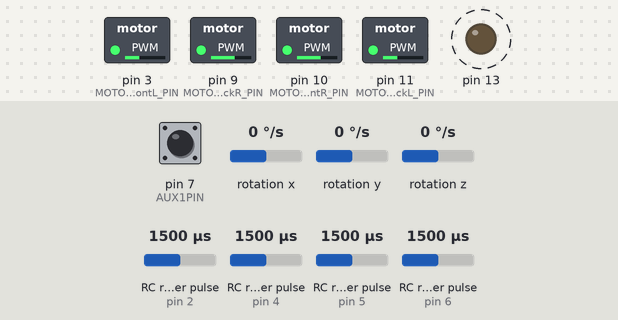
Simulated run of this sketch. Board: Arduino Uno, built with avr-gcc and run on an emulated ATmega328P. Parts: switched loads named in the sketch (green lamp = pin HIGH), output pins drawn as LEDs (lit = HIGH). Wiring (inferred from the names in the program): 4 × RC receiver channel: data pin 2 / data pin 4 / data pin 5 / data pin 6; MPU-6050 motion sensor at I2C address 0x68. Dashed ring = blinking. Inputs (shaded band) come from the test bench; at power-on: pin 7 (AUX1PIN) HIGH, rotation x 0 °/s, rotation y 0 °/s, rotation z 0 °/s, RC receiver pulse (sensors on pin 2, pin 4, pin 5, pin 6) 1500 µs. What the sketch prints to the serial monitor is not drawn.

Above: at 4.6 s.
Timing chart, 0 to 8.8 s (numbered marks = the images above):
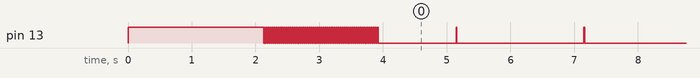

Measured:
- by itself, pin 13: goes 59 × (LOW 0.02 s, HIGH 0.02 s), LOW 1.2 s, 17 × (HIGH 0.02 s, LOW 2.0 s), HIGH 0.02 s, then LOW

The sketch:

Tinnakon3D_V3.ino
```cpp
/*
project_Quad 3d Fixed Pitch
by: tinnakon kheowree
tinnakon_za@hotmail.com
tinnakonza@gmail.com
https://www.facebook.com/tinnakonza

date: 27-11-2557(2014)  Tinnakon3D_V1
date: 29-11-2557(2014)  Tinnakon3D_V2
date: 30-11-2557(2014)  Tinnakon3D_V3

support:  Board MWC-S V1.5
• Atmega328p
• MPU6050C Gyro Accelerometer //400kHz nois gyro +-0.05 deg/s , acc +-0.04 m/s^2

Quad=> X
           D3             D10
              \         /
                \ --- /
                 |   |
                / --- \
              /         \
           D11            D9
---------motor---------
FontLeft  => D3
FontRight => D10
BackLeft  => D11
BackRight => D9
----------rx-----------
Throttle  => D2
Aileron   => D4
Elevator  => D5
Ruder     => D6
Aux       => D7
*/
#include <Arduino.h>
#include <Wire.h>
#include "config3D.h"
#include "multi_328prx.h"
#include "mpu6050.h"
#include "Control_PIDA.h"
#include "motorX4.h"

void setup()
{
  Serial.begin(57600);//38400
  Serial.print("TK_Quad3D_Run_Roop_200Hz");Serial.println("\t");
  pinMode(13, OUTPUT);
  digitalWrite(13, HIGH);
  configureReceiver();
  motor_initialize();
  Wire.begin();
  delay(10);
  mpu6050_initialize();
  delay(10);
  digitalWrite(13, HIGH);
  TWBR = ((F_CPU / 400000L) - 16) / 2;//change the I2C clock rate to 400kHz
  delay(10);
     for(uint8_t i=0; i<50; i++)
    {
     mpu6050_Gyro_Values();
     delay(20);
    }
    digitalWrite(13, LOW);
  sensor_Calibrate();//sensor.h
  RC_Calibrate();//"multi_rxPPM2560.h"
  Serial.print("TK_Quad3D_Run_Roop_200Hz");Serial.println("\t");
  sensorPreviousTime = micros();
  previousTime = micros();
}
void loop()
{
  Dt_sensor = micros() - sensorPreviousTime;///////////Roop sensor/////////
  if(Dt_sensor <= 0)
  {
    Dt_sensor = 1001;
  }
    if(Dt_sensor >= 1000 && gyroSamples < 4)////Collect 3 samples = 2760 us  && gyroSamples < 5  && gyroSamples < 5
    {
        sensorPreviousTime = micros();
        mpu6050_readGyroSum();
    }
   Dt_roop = micros() - previousTime;// 200 Hz task loop (10 ms)  , 5000 = 0.02626 ms
   if(Dt_roop <= 0)
   {
    Dt_roop = 5001;
   }
    if (Dt_roop >= 5000)
    {
      previousTime = micros();
      G_Dt = Dt_roop*0.000001;
      frameCounter++;
      mpu6050_Get_gyro();
////////////////Moving Average Filters///////////////////////////
      GyroXf = (GyroX + GyroX2)/2.0;
      GyroYf = (GyroY + GyroY2)/2.0;
      GyroZf = (GyroZ + GyroZ2)/2.0;
      GyroX2 = GyroX;GyroY2 = GyroY;GyroZ2 = GyroZ;//gyro Old1
//PID modeControl///////////
     Control_PIDRate();
//////Out motor///////////
//armed = 1;
     motor_Mix();
/////////////////////////
     motor_command();
////////end Out motor//////
 if (frameCounter % TASK_50HZ == 0)// 50 Hz tak (20 ms)
 {
  computeRC();
  if(CH_THR > 1450 && CH_THR < 1550 && AUX_1 > 2100 && armed == 0){
     armed = 1;
     digitalWrite(13, HIGH);//B
  }
  if(AUX_1 < 1900){
     armed = 0;
     digitalWrite(13, LOW);
      }
 //end  ARM and DISARM your helicopter 3D///////////////
}//end roop 50 Hz
         if (frameCounter % TASK_noHZ == 0)//roop print  ,TASK_5HZ  TASK_10HZ
        {
            //Serial.print(CH_THR);Serial.print("\t");
            //Serial.print(CH_AIL);Serial.print("\t");
            //Serial.print(CH_ELE);Serial.print("\t");
            //Serial.print(CH_RUD);Serial.print("\t");
            //Serial.print(AUX_1);Serial.print("\t");
            Serial.print(uAltitude);Serial.print("\t");

            //Serial.print(setpoint_rate_roll);Serial.print("\t");
            //Serial.print(setpoint_rate_pitch);Serial.print("\t");

            //Serial.print(GyroX*RAD_TO_DEG);Serial.print("\t");
            //Serial.print(GyroXf*RAD_TO_DEG);Serial.print("\t");
            //Serial.print(roll_D_rate);Serial.print("\t");
            //Serial.print(GyroY*RAD_TO_DEG);Serial.print("\t");
            //Serial.print(GyroYf*RAD_TO_DEG);Serial.print("\t");
            //Serial.print(GyroZf*RAD_TO_DEG);Serial.print("\t");
            //Serial.print(GyrofY);Serial.print("\t");
            //Serial.print(GyroZ);Serial.print("\t");
            //Serial.print(gyroRaw[XAXIS]);Serial.print("\t");
            //Serial.print(gyroRaw[YAXIS]);Serial.print("\t");
            //Serial.print(gyroRaw[ZAXIS]);Serial.print("\t");

            //Serial.print(err_pitch_rate);Serial.print("\t");
            //Serial.print(roll_I_rate);Serial.print("\t");

            Serial.print(motor_FrontL);Serial.print("\t");
            Serial.print(motor_FrontLf);Serial.print("\t");
            Serial.print(motor_FrontRf);Serial.print("\t");
            Serial.print(motor_BackLf);Serial.print("\t");
            Serial.print(motor_BackRf);Serial.print("\t");
            //Serial.print(motor_Left);Serial.print("\t");
            //Serial.print(motor_Right);Serial.print("\t");
            Serial.print(gyroSamples2);Serial.print("\t");
            Serial.print(G_Dt*1000);Serial.print("\t");
            //Serial.print(millis()/1000.0);//millis() micros()
            Serial.print("\n");
        }//end roop 5 Hz
        if (frameCounter >= TASK_1HZ) { // Reset frameCounter back to 0 after reaching 100 (1s)
            frameCounter = 0;
              if(Status_LED == LOW)
            {
            Status_LED = HIGH;
            }
            else
            {
            Status_LED = LOW;
            }
            digitalWrite(13, Status_LED);//A
        }//end roop 1 Hz
    }//end roop 100 HZ
}
```

Control_PIDA.h
```cpp
/*
project_Quad 3d Fixed Pitch
by: tinnakon kheowree
tinnakon_za@hotmail.com
tinnakonza@gmail.com
https://www.facebook.com/tinnakonza
*/

float roll_I_rate;
float roll_D_rate;
float err_roll_rate;
float err_roll_ant_rate;

float pitch_I_rate;
float pitch_D_rate;
float err_pitch_rate;
float err_pitch_ant_rate;

float yaw_I_rate;
float yaw_D_rate;
float err_yaw_rate=0;
float err_yaw_ant_rate=0;

//PID mode control
float u2_roll = 0.0;
float u3_pitch = 0.0;
float u4_yaw = 0.0;
float uAltitude = 1460.0;

void Control_PIDRate(){
            // ROLL CONTROL
            float Set_roll = ((CH_AIL-CH_AIL_Cal)*K_Rate);
            applyDeadband(Set_roll, 6.5);//10 = 2.5
            err_roll_rate = (Set_roll - GyroXf*RAD_TO_DEG);
            roll_I_rate += err_roll_rate*Ki_rateRoll*G_Dt;
            roll_I_rate = constrain(roll_I_rate, -500, 500);
            roll_D_rate = (tar*roll_D_rate/(tar+G_Dt))+((err_roll_rate - err_roll_ant_rate)/(tar+G_Dt));
            err_roll_ant_rate = err_roll_rate;
            u2_roll = Kp_rateRoll*err_roll_rate + roll_I_rate + Kd_rateRoll*roll_D_rate;
            u2_roll = constrain(u2_roll, -600, 600);//300 +-400
            // PITCH CONTROL
            float Set_pitch = ((CH_ELE-CH_ELE_Cal)*-K_Rate);
            applyDeadband(Set_pitch, 6.5);//10 = 2.5
            err_pitch_rate = (Set_pitch - GyroYf*RAD_TO_DEG);
            pitch_I_rate += err_pitch_rate*Ki_ratePitch*G_Dt;
            pitch_I_rate = constrain(pitch_I_rate, -500, 500);
            pitch_D_rate = (tar*pitch_D_rate/(tar+G_Dt))+((err_pitch_rate - err_pitch_ant_rate)/(tar+G_Dt));
            err_pitch_ant_rate = err_pitch_rate;
            u3_pitch = Kp_ratePitch*err_pitch_rate + pitch_I_rate + Kd_ratePitch*pitch_D_rate;
            u3_pitch = constrain(u3_pitch, -600, 600);//300 //+-400
            // YAW CONTROL
            float Set_yaw = ((CH_RUD-CH_RUD_Cal)*-K_Rate);
            applyDeadband(Set_yaw, 6.5);//10 = 2.5
            err_yaw_rate = (Set_yaw - GyroYf*RAD_TO_DEG);
            yaw_I_rate += err_yaw_rate*Ki_rateYaw*G_Dt;
            yaw_I_rate = constrain(yaw_I_rate, -100, 100);
            yaw_D_rate = (tar*yaw_D_rate/(tar+G_Dt))+((err_yaw_rate - err_yaw_ant_rate)/(tar+G_Dt));
            err_yaw_ant_rate = err_yaw_rate;
            u4_yaw = (Kp_rateYaw*err_yaw_rate) + yaw_I_rate + (Kd_rateYaw*yaw_D_rate);
            u4_yaw = constrain(u4_yaw, -250, 250);//250 +-400
            //Altitude CONTROL
            uAltitude = map(CH_THR, 1050, 1950, MINTHROTTLE, MAXTHROTTLE);
            uAltitude = constrain(uAltitude, MINTHROTTLE, MAXTHROTTLE);
}
```

motorX4.h
```cpp
/*
project_Quad 3d Fixed Pitch
by: tinnakon kheowree
tinnakon_za@hotmail.com
tinnakonza@gmail.com
https://www.facebook.com/tinnakonza
*/
//motor Arduino boards 328P works on pins 3, 10, 11, 9
uint8_t MOTOR_FrontL_PIN = 3;//PD3
uint8_t MOTOR_FrontR_PIN = 10;//PB2
uint8_t MOTOR_BackL_PIN = 11;//PB3
uint8_t MOTOR_BackR_PIN = 9;//PB1

#define PWM_FREQUENCY 400   //400 in Hz and 300 Hz
#define PWM_PRESCALER 8
#define PWM_COUNTER_PERIOD (F_CPU/PWM_PRESCALER/PWM_FREQUENCY)

float motor_FrontL = MINCOMMAND;
float motor_FrontR = MINCOMMAND;
float motor_BackL = MINCOMMAND;
float motor_BackR = MINCOMMAND;

//lag filter motor/
float motor_FrontLf = MINCOMMAND;
float motor_FrontLold = MINCOMMAND;
float motor_FrontLold2 = MINCOMMAND;
float motor_FrontRf = MINCOMMAND;
float motor_FrontRold = MINCOMMAND;
float motor_FrontRold2 = MINCOMMAND;
float motor_BackLf = MINCOMMAND;
float motor_BackLold = MINCOMMAND;
float motor_BackLold2 = MINCOMMAND;
float motor_BackRf = MINCOMMAND;
float motor_BackRold = MINCOMMAND;
float motor_BackRold2 = MINCOMMAND;
///////////////////
void motor_command_all()
{
  for (int j = 0 ; j <= 50 ; j++)
  {
   motor_FrontL = MINCOMMAND;
   motor_FrontR = MINCOMMAND;
   motor_BackL = MINCOMMAND;
   motor_BackR = MINCOMMAND;

   OCR2B = motor_FrontL / 16 ;//PD3  1000-2000 to 128-256
   OCR1A = motor_BackR * 2 ;//PB1
   OCR1B = motor_FrontR * 2 ;//PB2
   OCR2A = motor_BackL / 16 ;//PB3
   delay(20);
  }
}
void motor_initialize()
{
    DDRB = DDRB | B00001110;   // Set ports to output PB1-3
    DDRD = DDRD | B00001000;   // Set port to output PD3
        // Init PWM Timer 1  16 bit
    TCCR1A = (1<<WGM11)|(1<<COM1A1)|(1<<COM1B1);
    TCCR1B = (1<<WGM13)|(1<<WGM12)|(1<<CS11);
    ICR1 = PWM_COUNTER_PERIOD;
    // Init PWM Timer 2   8bit                                 // WGMn1 WGMn2 = Mode ? Fast PWM, TOP = 0xFF ,Update of OCRnx at BOTTOM
    TCCR2A = (1<<WGM20)|(1<<WGM21)|(1<<COM2A1)|(1<<COM2B1);    // Clear OCnA/OCnB on compare match, set OCnA/OCnB at BOTTOM (non-inverting mode)
    TCCR2B = (1<<CS22)|(1<<CS21);                              // Prescaler set to 256, that gives us a resolution of 16us
    // TOP is fixed at 255                                     // Output_PWM_Frequency = 244hz = 16000000/(256*(1+255)) = Clock_Speed / (Prescaler * (1 + TOP))
  motor_command_all();         // Initialise motors to MINCOMMAND (stopped)
}
void motor_command()
{
   OCR2B = motor_FrontLf / 16 ;//PD3  1000-2000 to 128-256
   OCR1A = motor_BackRf * 2 ;//PB1  set PWM data (1000 - 2000)*2 to (2000 - 4000)
   OCR1B = motor_FrontRf * 2 ;//PB2 set PWM data (1000 - 2000)*2 to (2000 - 4000)
   OCR2A = motor_BackLf / 16 ;//PB3
}
void motor_Lag(){
  ////////lag lead compensator filter motor////////////////////////////////////
     float k_Lag = 2.95;//3.95 5.85 1.85 0.45 1.078 1.0 1.25
     float k_Lead = 25.5;//35.25
     float diff_motor_FrontL = (motor_FrontL - motor_FrontLold2)/0.02;
     float temp_motor_FrontL = diff_motor_FrontL + (motor_FrontL - motor_FrontLf)*k_Lead;//35.5
     motor_FrontLf = motor_FrontLf + (temp_motor_FrontL*G_Dt*k_Lag);
     float diff_motor_FrontR = (motor_FrontR - motor_FrontRold2)/0.02;
     float temp_motor_FrontR = diff_motor_FrontR + (motor_FrontR - motor_FrontRf)*k_Lead;//35.5
     motor_FrontRf = motor_FrontRf + (temp_motor_FrontR*G_Dt*k_Lag);
     float diff_motor_BackL = (motor_BackL - motor_BackLold2)/0.02;
     float temp_motor_BackL = diff_motor_BackL + (motor_BackL - motor_BackLf)*k_Lead;//35.5
     motor_BackLf = motor_BackLf + (temp_motor_BackL*G_Dt*k_Lag);
     float diff_motor_BackR = (motor_BackR - motor_BackRold2)/0.02;
     float temp_motor_BackR = diff_motor_BackR + (motor_BackR - motor_BackRf)*k_Lead;//35.5
     motor_BackRf = motor_BackRf + (temp_motor_BackR*G_Dt*k_Lag);
     motor_FrontLold2 = motor_FrontLold;
     motor_FrontLold = motor_FrontL;//store PWM for next diff
     motor_FrontRold2 = motor_FrontRold;
     motor_FrontRold = motor_FrontR;
     motor_BackLold2 = motor_BackLold;
     motor_BackLold = motor_BackL;
     motor_BackRold2 = motor_BackRold;
     motor_BackRold = motor_BackR;
}
void motor_Mix(){
      motor_FrontL = uAltitude + u3_pitch*0.7071 + u2_roll*0.7071 + u4_yaw;//Front L , cos45 = 0.7071
      motor_FrontR = uAltitude + u3_pitch*0.7071 - u2_roll*0.7071 - u4_yaw;//Front R
      motor_BackL = uAltitude - u3_pitch*0.7071 + u2_roll*0.7071 - u4_yaw;//Back L
      motor_BackR = uAltitude - u3_pitch*0.7071 - u2_roll*0.7071 + u4_yaw;////Back R

       if (uAltitude >= 1460){
          motor_FrontLf = constrain((motor_FrontL + 54), MIN_FWD_THROTTLE, MAXTHROTTLE);
          motor_FrontRf = constrain((motor_FrontR + 54), MIN_FWD_THROTTLE, MAXTHROTTLE);
          motor_BackLf = constrain((motor_BackL + 54), MIN_FWD_THROTTLE, MAXTHROTTLE);
          motor_BackRf = constrain((motor_BackR + 54), MIN_FWD_THROTTLE, MAXTHROTTLE);
       }
        else{
          motor_FrontLf = constrain((motor_FrontL - 54), MINTHROTTLE, MIN_REV_THROTTLE);
          motor_FrontRf = constrain((motor_FrontR - 54), MINTHROTTLE, MIN_REV_THROTTLE);
          motor_BackLf = constrain((motor_BackL - 54), MINTHROTTLE, MIN_REV_THROTTLE);
          motor_BackRf = constrain((motor_BackR - 54), MINTHROTTLE, MIN_REV_THROTTLE);
        }
        if(armed == 1)
        {
         //motor_Lag();
         //motor_FrontLf = constrain(motor_FrontLf, MINTHROTTLE, MAXCOMMAND);//set PWM data (1000 - 2000)*2 to (2000 - 4000)
         //motor_FrontRf = constrain(motor_FrontRf, MINTHROTTLE, MAXCOMMAND);
         //motor_BackLf = constrain(motor_BackLf, MINTHROTTLE, MAXCOMMAND);
         //motor_BackRf = constrain(motor_BackRf, MINTHROTTLE, MAXCOMMAND);
        }
        else
        {
          roll_I_rate = 0.0;
          pitch_I_rate = 0.0;
          yaw_I_rate = 0.0;
          motor_FrontLf = MINCOMMAND;//set PWM data (1000 - 2000)*2 to (2000 - 4000)
          motor_FrontRf = MINCOMMAND;
          motor_BackLf = MINCOMMAND;
          motor_BackRf = MINCOMMAND;
        }
}
```

multi_328prx.h
```cpp
/*
project_Quad 3d Fixed Pitch
by: tinnakon kheowree
tinnakon_za@hotmail.com
tinnakonza@gmail.com
https://www.facebook.com/tinnakonza
*/
int CH_THR;
int CH_AIL;
int CH_ELE;
int CH_RUD;
int AUX_1;

int CH_AIL_Cal = 1500;
int CH_ELE_Cal = 1500;
int CH_RUD_Cal = 1500;

//RX PIN assignment inside the port //for PORTK
#define THROTTLEPIN                2  //
#define ROLLPIN                    4  //
#define PITCHPIN                   5  //
#define YAWPIN                     6  //
#define AUX1PIN                    7  //
#define ISR_UART                   ISR(USART0_UDRE_vect)

#define ROLL       0
#define PITCH      1
#define YAW        2
#define THROTTLE   3
#define AUX1       4

#define TW_STATUS_MASK	(1<<TWS7) | (1<<TWS6) | (1<<TWS5) | (1<<TWS4) | (1<<TWS3)
#define TW_STATUS       (TWSR & TW_STATUS_MASK)

static uint8_t pinRcChannel[8] = {ROLLPIN, PITCHPIN, YAWPIN, THROTTLEPIN, AUX1PIN,5,6,7};
volatile uint16_t rcPinValue[8] = {1500,1500,1500,1500,1500,1500,1500,1500};
static int16_t rcData[8] ;
static int16_t rcCommand[4] ;
static int16_t rcHysteresis[8] ;
static int16_t rcData4Values[8][4];

volatile uint16_t rcValue[8] = {1500,1500,1500,1500,1500,1500,1500,1500};

unsigned long timer=0;

void configureReceiver() {
    for (uint8_t chan = 0; chan < 5; chan++){
      for (uint8_t a = 0; a < 4; a++){
        rcData4Values[chan][a] = 1500;
      }
    }
      PORTD   = (1<<2) | (1<<4) | (1<<5) | (1<<6) | (1<<7);
      PCMSK2 |= (1<<2) | (1<<4) | (1<<5) | (1<<6) | (1<<7);
      PCICR   = 1<<2;
}
ISR(PCINT2_vect) {
  uint8_t mask;
  uint8_t pin;
  uint16_t cTime,dTime;
  static uint16_t edgeTime[8];
  static uint8_t PCintLast;
  pin = PIND;
  mask = pin ^ PCintLast;
  sei();
  PCintLast = pin;
  cTime = micros();
  if (mask & 1<<2)
    if (!(pin & 1<<2)) {
      dTime = cTime-edgeTime[2]; if (900<dTime && dTime<2200) rcPinValue[2] = dTime;
    } else edgeTime[2] = cTime;
  if (mask & 1<<4)
    if (!(pin & 1<<4)) {
      dTime = cTime-edgeTime[4]; if (900<dTime && dTime<2200) rcPinValue[4] = dTime;
    } else edgeTime[4] = cTime;
  if (mask & 1<<5)
    if (!(pin & 1<<5)) {
      dTime = cTime-edgeTime[5]; if (900<dTime && dTime<2200) rcPinValue[5] = dTime;
    } else edgeTime[5] = cTime;
  if (mask & 1<<6)
    if (!(pin & 1<<6)) {
      dTime = cTime-edgeTime[6]; if (900<dTime && dTime<2200) rcPinValue[6] = dTime;
    } else edgeTime[6] = cTime;
  if (mask & 1<<7)
    if (!(pin & 1<<7)) {
      dTime = cTime-edgeTime[7]; if (900<dTime && dTime<2200) rcPinValue[7] = dTime;
    } else edgeTime[7] = cTime;
}
uint16_t readRawRC(uint8_t chan) {
  uint16_t data;
  uint8_t oldSREG;
  oldSREG = SREG;
  data = rcPinValue[pinRcChannel[chan]];
  SREG = oldSREG;
  return data;
}
void computeRC() {
  static uint8_t rc4ValuesIndex = 0;
  uint8_t chan,a;
  rc4ValuesIndex++;
  for (chan = 0; chan < 5; chan++) {
    rcData4Values[chan][rc4ValuesIndex%4] = readRawRC(chan);
    rcData[chan] = 0;
    for (a = 0; a < 4; a++){
      rcData[chan] += rcData4Values[chan][a];
    }
    rcData[chan]= (rcData[chan]+2)/4;
    if ( rcData[chan] < rcHysteresis[chan] -3)  rcHysteresis[chan] = rcData[chan]+2;
    if ( rcData[chan] > rcHysteresis[chan] +3)  rcHysteresis[chan] = rcData[chan]-2;
  }
    CH_THR = rcHysteresis[THROTTLE];
    CH_AIL = rcHysteresis[ROLL];
    CH_ELE = rcHysteresis[PITCH];
    CH_RUD = rcHysteresis[YAW];
    AUX_1 = rcHysteresis[AUX1];
}
void RC_Calibrate(){
  Serial.print("RC_Calibrate");Serial.println("\t");
  for (int i = 0; i < 10; i++) {
    computeRC();
    delay(20);
  }
  CH_AIL_Cal = CH_AIL;
  CH_ELE_Cal = CH_ELE;
  CH_RUD_Cal = CH_RUD;
    Serial.print(CH_AIL_Cal);Serial.print("\t");
    Serial.print(CH_ELE_Cal);Serial.print("\t");
    Serial.print(CH_RUD_Cal);Serial.println("\t");
}
```

Source omitted: mpu6050.h (6438 bytes), config3D.h (1609 bytes)
